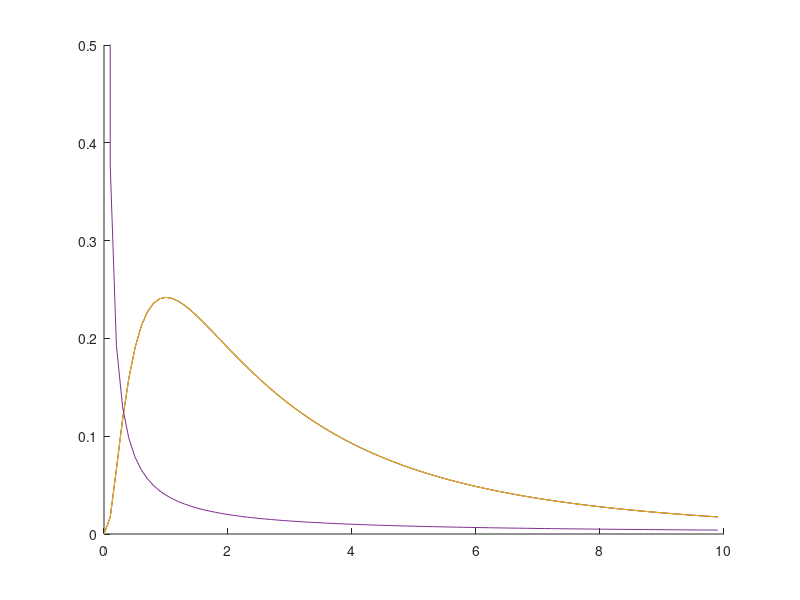

Here is the MATLAB script that generated this plot:
function TraceLognormal()
% trace lognormal
% traces a lognormal 

Resfn=[]; %store info for later on
Resng=[];

Param=[1 0.01 1 1; 1 1 1 1; 1 2 1 1; 1 2 1 10];
[nP,c]=size(Param);

hold on
for i=1:nP;
    mr=Param(i,1);
    sr=Param(i,2);
    mn=Param(i,3);
    sn=Param(i,4);

if i<=3    
   ng=(0.0001:0.1:10);
else
   ng=(0.0001:0.1:10);   
end

fn = 1./ ( sqrt(2*pi).*sn.*ng ) .* exp( -0.5*( ( log(ng)-mn )./sn ).^2 );

plot(ng,fn)
axis([0 10 0 0.5])
end
hold off
return

Resfn=[Resfn; fn];
Resng=[Resng; ng];

% now go matrix
r=(-6:0.1:25)';
rM = kron(r,ones(size(ng)));
nM = kron(ng,ones(size(r)));
grn= 1./ ( sqrt(2*pi).*sr.*sqrt(nM) ) .* exp( -0.5*( ( rM - mr.*nM ).^2 )./( (sr^2).*nM ) );
fnM= kron(fn,ones(size(r)));
fr=sum( grn.*fnM,2)*(ng(2)-ng(1));
figure(i)
plot(r,fr)

sum(fr)*(r(2)-r(1))
end

figure
hold on
for i=1:4
plot(Resng(i,:),Resfn(i,:))
end